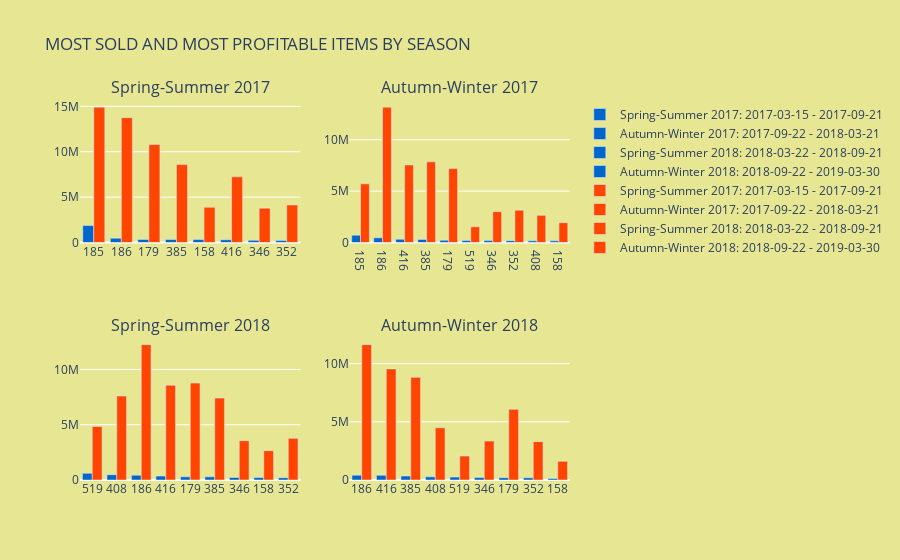

The notebook cell saved with this chart:
### Code cell
#Quais  os item mais vendidos e o mais lucrativos

periods = [('2017-03-15', '2017-09-21'), ('2017-09-22', '2018-03-21'), ('2018-03-22', '2018-09-21'), ('2018-09-22', '2019-03-30')]
period_names = ['Spring-Summer 2017', 'Autumn-Winter 2017', 'Spring-Summer 2018', 'Autumn-Winter 2018']

# Top 10 most sold by Season
results_qty = {}
for i, (period_start, period_end) in enumerate(periods):
    current_period = df1[(df1['date'] >= period_start) & (df1['date'] <= period_end)]
    top_10_item_qty = current_period.groupby(['item'])[['qty']].sum().reset_index().sort_values(by='qty', ascending=False).head(10)
    period_name = f"{period_names[i]}: {period_start} - {period_end}"
    results_qty[period_name] = top_10_item_qty

# Top 10 most profitable by Season
results_total = {}
for i, (period_start, period_end) in enumerate(periods):
    current_period = df1[(df1['date'] >= period_start) & (df1['date'] <= period_end)]
    top_10_item_total = current_period.groupby(['item'])[['total']].sum().reset_index().sort_values(by='total', ascending=False).head(10)
    period_name = f"{period_names[i]}: {period_start} - {period_end}"
    results_total[period_name] = top_10_item_total

# Criar subplot com barras para as quantidades e os lucros
fig = make_subplots(
    rows=2, 
    cols=2, 
    subplot_titles=('Spring-Summer 2017', 'Autumn-Winter 2017', 'Spring-Summer 2018', 'Autumn-Winter 2018'), 
    column_widths=[2, 2] )

color_most_sold = 'rgb(0, 102, 204)'  # Azul
color_most_profit = 'rgb(255, 69, 0)'  # Vermelho

# Adicionar barras para as quantidades vendidas
for i, (period_name, top_10_products_qty) in enumerate(results_qty.items(), 1):
    trace_qty = go.Bar(x=top_10_products_qty['item'], y=top_10_products_qty['qty'], name=period_name, marker_color=color_most_sold)
    row_qty = (i - 1) // 2 + 1
    col_qty = (i - 1) % 2 + 1
    fig.add_trace(trace_qty, row=row_qty, col=col_qty)

# Adicionar barras para os lucros
for i, (period_name, top_10_products_total) in enumerate(results_total.items(), 1):
    trace_total = go.Bar(x=top_10_products_total['item'], y=top_10_products_total['total'], name=period_name, marker_color=color_most_profit)
    row_total = (i - 1) // 2 + 1
    col_total = (i - 1) % 2 + 1
    fig.add_trace(trace_total, row=row_total, col=col_total)

# Atualizar layout
fig.update_layout(
    title_text="MOST SOLD AND MOST PROFITABLE ITEMS BY SEASON",
    font_size=12,
    paper_bgcolor='#e6e693',
    plot_bgcolor='#e6e693',
    hoverdistance=10,
    spikedistance=-1)

fig.show()

### Figure 1 — Plotly figure (JSON) as saved in the notebook; plotly's stock layout.template omitted (floating-point values rounded to 4 significant figures)
{"data": [{"marker": {"color": "rgb(0, 102, 204)"}, "name": "Spring-Summer 2017: 2017-03-15 - 2017-09-21", "type": "bar", "x": ["185", "186", "179", "385", "158", "416", "346", "352"], "xaxis": "x", "y": [1864144, 478556, 331964, 330138, 323499, 301426, 236608, 229911], "yaxis": "y"}, {"marker": {"color": "rgb(0, 102, 204)"}, "name": "Autumn-Winter 2017: 2017-09-22 - 2018-03-21", "type": "bar", "x": ["185", "186", "416", "385", "179", "519", "346", "352", "408", "158"], "xaxis": "x2", "y": [713407, 454128, 314279, 301734, 213913, 191502, 187322, 174803, 164960, 160954], "yaxis": "y2"}, {"marker": {"color": "rgb(0, 102, 204)"}, "name": "Spring-Summer 2018: 2018-03-22 - 2018-09-21", "type": "bar", "x": ["519", "408", "186", "416", "179", "385", "346", "158", "352"], "xaxis": "x3", "y": [604730, 474473, 434044, 357417, 288774, 285201, 231189, 215050, 209346], "yaxis": "y3"}, {"marker": {"color": "rgb(0, 102, 204)"}, "name": "Autumn-Winter 2018: 2018-09-22 - 2019-03-30", "type": "bar", "x": ["186", "416", "385", "408", "519", "346", "179", "352", "158"], "xaxis": "x4", "y": [415436, 397654, 339243, 272518, 249795, 209186, 200210, 192807, 123593], "yaxis": "y4"}, {"marker": {"color": "rgb(255, 69, 0)"}, "name": "Spring-Summer 2017: 2017-03-15 - 2017-09-21", "type": "bar", "x": ["185", "186", "179", "385", "416", "352", "158", "346"], "xaxis": "x", "y": [14913152, 13753818, 10788817, 8583588, 7234224, 4138398, 3881988, 3785728], "yaxis": "y"}, {"marker": {"color": "rgb(255, 69, 0)"}, "name": "Autumn-Winter 2017: 2017-09-22 - 2018-03-21", "type": "bar", "x": ["186", "385", "416", "179", "185", "352", "346", "408", "158", "519"], "xaxis": "x2", "y": [13169712, 7845084, 7542696, 7187799, 5707256, 3146454, 2997152, 2639360, 1931448, 1532016], "yaxis": "y2"}, {"marker": {"color": "rgb(255, 69, 0)"}, "name": "Spring-Summer 2018: 2018-03-22 - 2018-09-21", "type": "bar", "x": ["186", "179", "416", "408", "385", "519", "352", "346", "158"], "xaxis": "x3", "y": [12248793, 8771044, 8578008, 7600025, 7415226, 4837840, 3768228, 3559508, 2656573], "yaxis": "y3"}, {"marker": {"color": "rgb(255, 69, 0)"}, "name": "Autumn-Winter 2018: 2018-09-22 - 2019-03-30", "type": "bar", "x": ["186", "416", "385", "179", "408", "346", "352", "519", "158"], "xaxis": "x4", "y": [11632208, 9543696, 8820318, 6073968, 4487240, 3346976, 3296801, 2057923, 1606709], "yaxis": "y4"}], "layout": {"annotations": [{"font": {"size": 16}, "showarrow": false, "text": "Spring-Summer 2017", "x": 0.225, "xanchor": "center", "xref": "paper", "y": 1, "yanchor": "bottom", "yref": "paper"}, {"font": {"size": 16}, "showarrow": false, "text": "Autumn-Winter 2017", "x": 0.775, "xanchor": "center", "xref": "paper", "y": 1, "yanchor": "bottom", "yref": "paper"}, {"font": {"size": 16}, "showarrow": false, "text": "Spring-Summer 2018", "x": 0.225, "xanchor": "center", "xref": "paper", "y": 0.375, "yanchor": "bottom", "yref": "paper"}, {"font": {"size": 16}, "showarrow": false, "text": "Autumn-Winter 2018", "x": 0.775, "xanchor": "center", "xref": "paper", "y": 0.375, "yanchor": "bottom", "yref": "paper"}], "font": {"size": 12}, "hoverdistance": 10, "paper_bgcolor": "#e6e693", "plot_bgcolor": "#e6e693", "spikedistance": -1, "title": {"text": "MOST SOLD AND MOST PROFITABLE ITEMS BY SEASON"}, "xaxis": {"anchor": "y", "domain": [0, 0.45]}, "xaxis2": {"anchor": "y2", "domain": [0.55, 1]}, "xaxis3": {"anchor": "y3", "domain": [0, 0.45]}, "xaxis4": {"anchor": "y4", "domain": [0.55, 1]}, "yaxis": {"anchor": "x", "domain": [0.625, 1]}, "yaxis2": {"anchor": "x2", "domain": [0.625, 1]}, "yaxis3": {"anchor": "x3", "domain": [0, 0.375]}, "yaxis4": {"anchor": "x4", "domain": [0, 0.375]}}}
